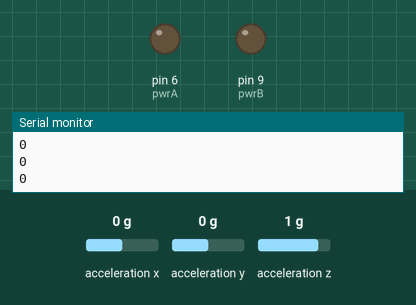
Simulated run of this sketch. Board: Arduino Uno, built with avr-gcc and run on an emulated ATmega328P. Parts: output pins drawn as LEDs (lit = HIGH), the last lines printed to the serial monitor. Wiring (inferred from the names in the program): ADXL345 accelerometer at I2C address 0x1D. The test bench sets the inputs (shaded band); at power-on: acceleration x 0 g, acceleration y 0 g, acceleration z 1 g.

Above: at 1.2 s.
1.3 s: acceleration x set to -0.2 g
At 1.8 s:
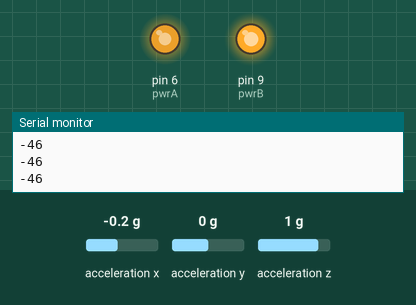
2.8 s: acceleration x set to -1.4 g
At 4.0 s:
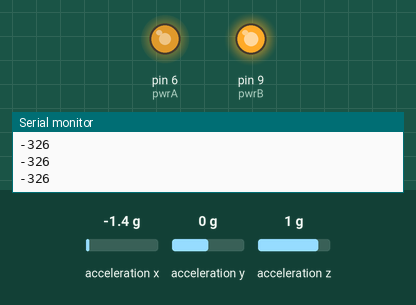
4.3 s: acceleration x set to -0.8 g
At 5.3 s:
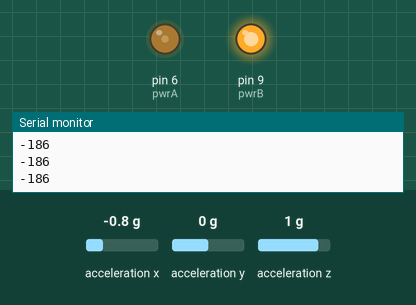
5.8 s: acceleration x set to 0.8 g
At 6.6 s:
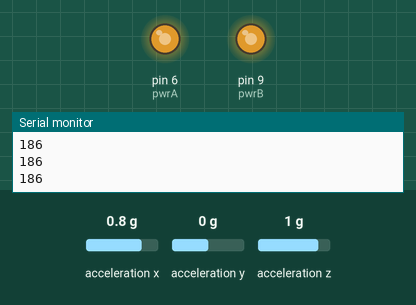
7.3 s: acceleration x set to 1.4 g
At 7.6 s:
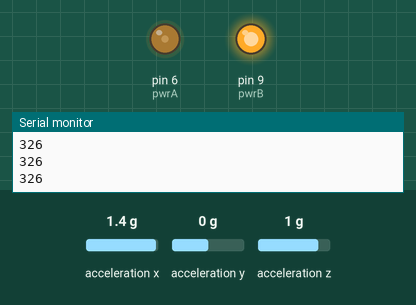
8.8 s: acceleration x set to -0.1 g
At 9.9 s:
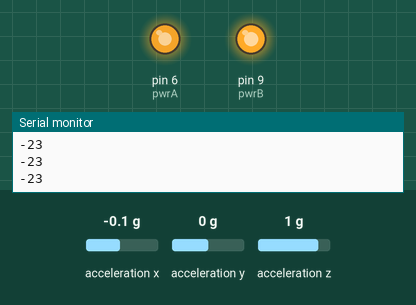
Timing chart, 0 to 11.3 s (numbered marks = the images above; inputs shaded):
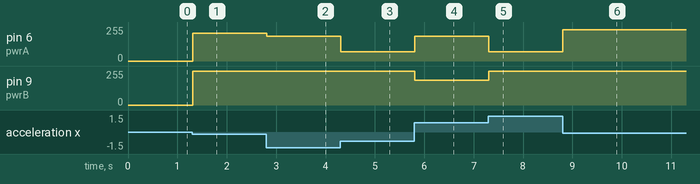

Measured:
- the behaviour switches between 0 and -0.1 g on acceleration x (found by bisection; images 0 and 1)
- after the input at 1.3 s, pin 6 (pwrA): 0/255 → 210/255 at once; pin 9 (pwrB): 0/255 → 255/255 at once
- after the input at 2.8 s, pin 6 (pwrA): 210/255 → 186/255 at once
- after the input at 4.3 s, pin 6 (pwrA): 186/255 → 70/255 at once
- after the input at 5.8 s, pin 6 (pwrA): 70/255 → 186/255 at once; pin 9 (pwrB): 255/255 → 186/255 at once
- after the input at 7.3 s, pin 6 (pwrA): 186/255 → 70/255 at once; pin 9 (pwrB): 186/255 → 255/255 at once
- after the input at 8.8 s, pin 6 (pwrA): 70/255 → 233/255 at once

The sketch:

balanceBob.ino
```cpp
#include <Wire.h>
#include "adx.h"
#include "motor.h"

adxl axl;
motor driver;

void setup()
{
  //instantiate the motor class
  driver = motor();
  driver.init();

  //instantiate the accel
  axl = adxl();
  axl.init();


  Serial.begin(9600);
  if(axl.isConnected())
  {
    Serial.println("Connected");
  }
}

void loop()
{
  //get the xaxis
  rawAxis raw = axl.getAllAxis();
  int axis = raw.Xaxis;

  axis = map(axis, 0, 280, 0, 255);

  Serial.println(axis);

  driver.forward(axis);


}
```

adx.cpp
```cpp
#include <arduino.h>
#include "adx.h"
#include <Wire.h>

void adxl::init()
{
  Wire.begin();
  //start the device in correct mode
  writeTo(ADXL345_POWER_CTL, 0x08);
  writeTo(ADXL345_INT_ENABLE,0x80);
  byte dataForm[1];
  readFrom(Register_DataFormat,1,dataForm);
  dataForm[0] = dataForm[0] | 0x0B;//measurement mode and hi res 16g
  writeTo(Register_DataFormat, dataForm[0]);
}

adxl::adxl()
{
}

rawAxis adxl::getAllAxis()
{
  byte rawData[6];
  readFrom(ADXL345_DATAX0,6, rawData);
  rawAxis raw;
  raw.Xaxis = (rawData[1] << 8) | rawData[0];
  raw.Yaxis = (rawData[3] << 8) | rawData[2];
  raw.Zaxis = (rawData[5] << 8) | rawData[4];

  return raw;
}

bool adxl::isConnected()
{
  byte res[1];
  readFrom(ADXL345_DEVID,1, res);
  Serial.println(res[0],HEX);
  if(res[0] == 0xE5)
  {
    return true;
  }else
  {
    return false;
  }
}

void adxl::readFrom(byte add, int num, byte *buff)
{
  Wire.beginTransmission(ADXL345_Address); // start transmission to device
  Wire.write(add);             // sends address to read from
  Wire.endTransmission();         // end transmission

  Wire.beginTransmission(ADXL345_Address); // start transmission to device
  Wire.requestFrom(ADXL345_Address, num);    // request 6 bytes from device

  int i = 0;
  while(Wire.available())         // device may send less than requested (abnormal)
  {
    *(buff + i) = Wire.read();    // receive a byte
    i++;
  }

  Wire.endTransmission();         // end transmission
}


void adxl::writeTo(byte add,byte val)
{
  Wire.beginTransmission(ADXL345_Address); // start transmission to device
  Wire.write(add);             // send register address
  Wire.write(val);                 // send value to write
  Wire.endTransmission();
}
```

adx.h
```cpp
#include <arduino.h>
#include <inttypes.h>
#ifndef ADXL345_h
#define ADXL345_h

#define ADXL345_Address 0x1D
#define Register_DataFormat 0x31

#define ADXL345_DEVID 0x00


#define ADXL345_OFSX 0x1e
#define ADXL345_OFSY 0x1f
#define ADXL345_OFSZ 0x20
#define ADXL345_DUR 0x21
#define ADXL345_LATENT 0x22
#define ADXL345_WINDOW 0x23
#define ADXL345_THRESH_ACT 0x24
#define ADXL345_THRESH_INACT 0x25
#define ADXL345_TIME_INACT 0x26
#define ADXL345_ACT_INACT_CTL 0x27
#define ADXL345_THRESH_FF 0x28
#define ADXL345_TIME_FF 0x29
#define ADXL345_TAP_AXES 0x2a
#define ADXL345_ACT_TAP_STATUS 0x2b
#define ADXL345_BW_RATE 0x2c
#define ADXL345_POWER_CTL 0x2d
#define ADXL345_INT_ENABLE 0x2e
#define ADXL345_INT_MAP 0x2f
#define ADXL345_INT_SOURCE 0x30
#define ADXL345_DATA_FORMAT 0x31
#define ADXL345_DATAX0 0x32
#define ADXL345_DATAX1 0x33
#define ADXL345_DATAY0 0x34
#define ADXL345_DATAY1 0x35
#define ADXL345_DATAZ0 0x36
#define ADXL345_DATAZ1 0x37
#define ADXL345_FIFO_CTL 0x38
#define ADXL345_FIFO_STATUS 0x39

struct rawAxis
{
  int Xaxis;
  int Yaxis;
  int Zaxis;
};

class adxl
{
  public:
    adxl();
    void init();
    bool isConnected();
    rawAxis getAllAxis();
  private:
    void writeTo(byte,byte);
    void readFrom(byte, int, byte*);
};
#endif
```

motor.cpp
```cpp
#include <arduino.h>
#include "motor.h"

void motor::init()
{
  pinMode(OUTPUT, dirA);
  pinMode(OUTPUT, dirB);
  pinMode(OUTPUT, pwrA);
  pinMode(OUTPUT, pwrB);
}

void motor::STOP()
{
  analogWrite(pwrA,0);
  analogWrite(pwrB,0);
}

//moves the both motors forward
void motor::forward(int spd)
{
  digitalWrite(dirA, HIGH);
  digitalWrite(dirB, HIGH);
  analogWrite(pwrA,spd);
  analogWrite(pwrB,spd);
}

void motor::back(int spd)
{
  digitalWrite(dirA, LOW);
  digitalWrite(dirB, LOW);
  analogWrite(pwrA,spd);
  analogWrite(pwrB,spd);
}
```

motor.h
```cpp
#include <arduino.h>
#include <inttypes.h>
#ifndef motor_h
#define motor_h

#define dirA 8
#define dirB 7

#define pwrA 6
#define pwrB 9

class motor
{
  public:
  void init(void);
  void STOP(void);
  void forward(int);
  void back(int);
};
#endif
```
